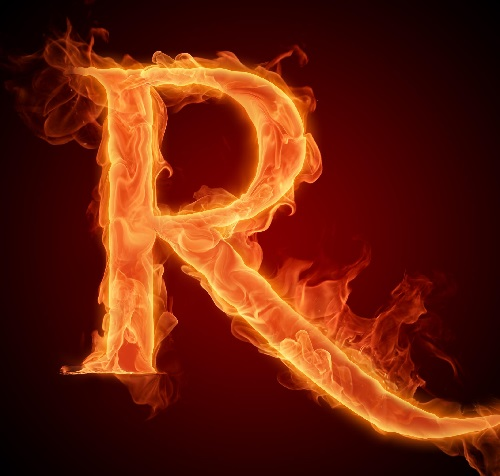
#> input picture OPENCV_in_3Hours/R.jpg, 500 x 476 px
$ python chapter3.py
#> lines starting #> are read from the running program, lines starting #| are printed output that depends on the picture
"""
Resizing and Cropping
"""

from cv2 import cv2
import numpy as np

img = cv2.imread("R.jpg")
#> img is the input picture: shape (476, 500, 3); mean B, G, R 11.7, 31.7, 102.2
print(img.shape)
#| (476, 500, 3)

imgResize = cv2.resize(img, (95, 100))
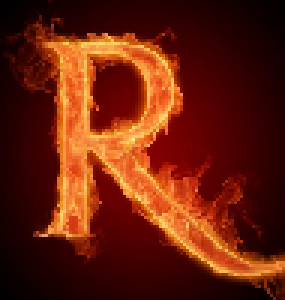
#> imgResize: shape (100, 95, 3) (shown 3 times larger); mean B, G, R 11.7, 31.6, 102.1
print(imgResize.shape)
#| (100, 95, 3)

imgCropped = img[0:200, 200:500]
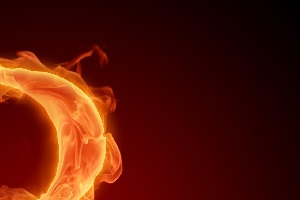
#> imgCropped: shape (200, 300, 3); mean B, G, R 7.7, 21.2, 84.9


cv2.imshow("Image", img)
# cv2.imshow("Image Resize", imgResize)
cv2.imshow("Image Cropped", imgCropped)
cv2.waitKey(0)

$ run again, with OPENCV_in_3Hours/1.jpg copied over OPENCV_in_3Hours/R.jpg
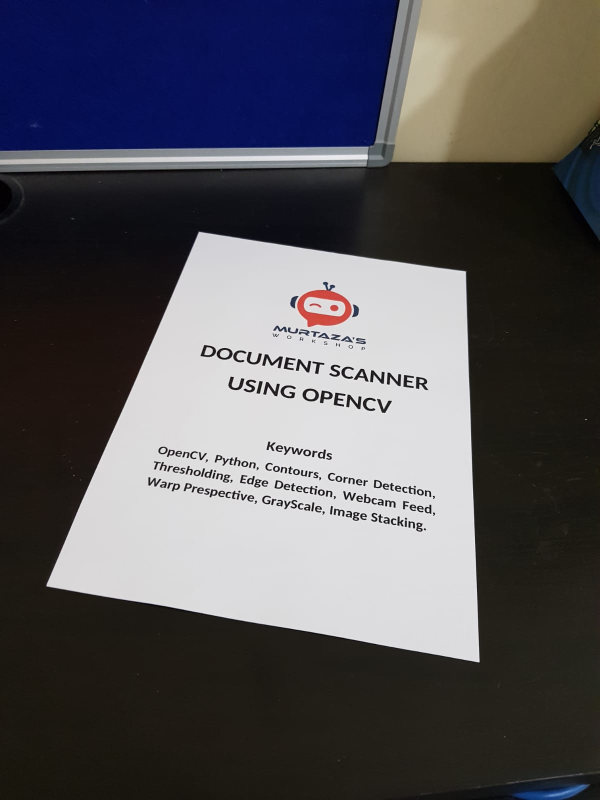
#> input picture OPENCV_in_3Hours/1.jpg, 1200 x 1600 px (shown at 1/2 size)
#> img is the input picture: shape (1600, 1200, 3); mean B, G, R 89.7, 85.2, 86.8
#| (1600, 1200, 3)
#> `imgResize = cv2.resize(img, (95, 100))`:
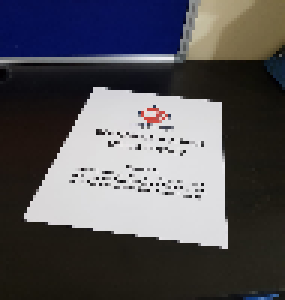
#> imgResize: shape (100, 95, 3) (shown 3 times larger); mean B, G, R 89.5, 85, 86.6
#| (100, 95, 3)
#> `imgCropped = img[0:200, 200:500]`:
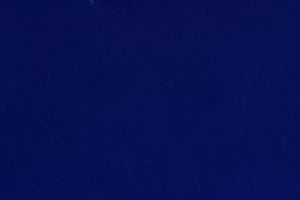
#> imgCropped: shape (200, 300, 3); mean B, G, R 83.8, 15.6, 6.9
